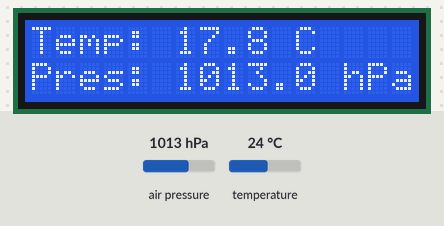
Bench run of a program on a simulated ESP32. Parts: 16×2 character LCD. The inputs (shaded band) are chosen by the test bench; at power-on: air pressure 1013 hPa, temperature 24 °C. What the program prints to the serial monitor is not drawn.

Above: at 1.8 s.
1.9 s: air pressure set to 952 hPa
At 3.2 s:
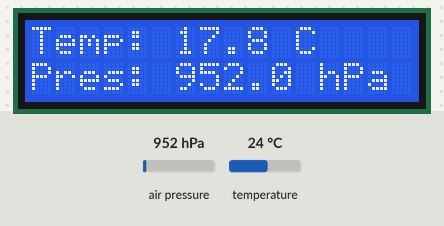
3.5 s: temperature set to 12 °C
At 4.6 s:
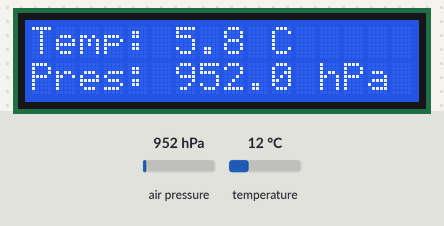
5.5 s: air pressure set to 975 hPa
At 7.2 s:
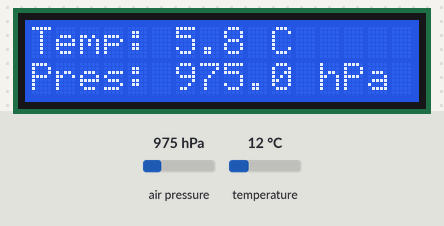
7.5 s: temperature set to 19 °C
At 8.9 s:
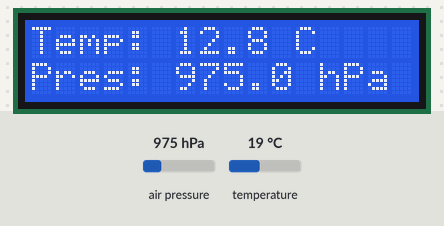
Timing chart, 0 to 10.5 s (numbered marks = the images above; inputs shaded):
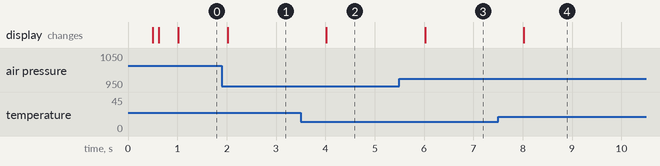

Measured:
- after the input at 1.9 s, the display: changes after 0.12 s (image 1)
- after the input at 3.5 s, the display: changes after 0.52 s (image 2)
- after the input at 5.5 s, the display: changes after 0.52 s (image 3)
- after the input at 7.5 s, the display: changes after 0.52 s (image 4)

The program:

main.cpp
```cpp
#include <Arduino.h>
#include <Wire.h>
#include <SPI.h>
#include <LiquidCrystal_I2C.h>
#include <Adafruit_BMP280.h>

// Configuración de Pines SPI para el BMP280
#define BMP_SCK  18
#define BMP_MISO 19
#define BMP_MOSI 23
#define BMP_CS   5

// Dirección I2C del LCD (0x27)
LiquidCrystal_I2C lcd(0x27, 16, 2);
Adafruit_BMP280 bmp(BMP_CS);

// Ajuste de calibración para Manizales
const float OFFSET_TEMP = 6.25;
unsigned long previoMillis = 0;
const long intervalo = 1000;

void setup() {
  Serial.begin(115200);
  delay(500);

  // 1. Inicialización de I2C estabilizado
  Wire.begin(21, 22);
  Wire.setClock(50000); // 50 kHz para evitar ruido en pantalla

  // 2. Configuración inicial del LCD
  lcd.init();
  delay(50);
  lcd.backlight();
  lcd.clear();

  // Imprimir etiquetas estáticas una sola vez
  lcd.setCursor(0, 0);
  lcd.print("Temp:");
  lcd.setCursor(0, 1);
  lcd.print("Pres:");

  // 3. Inicialización de SPI Hardware para BMP280
  SPI.begin(BMP_SCK, BMP_MISO, BMP_MOSI, BMP_CS);

  if (!bmp.begin()) {
    Serial.println("Error: No se encontro el sensor BMP280 mediante SPI.");
    lcd.setCursor(6, 0);
    lcd.print("Error SPI!");
    while (1);
  }

  // Configuración de muestreo adecuada para altitud
  bmp.setSampling(Adafruit_BMP280::MODE_NORMAL,
                  Adafruit_BMP280::SAMPLING_X2,
                  Adafruit_BMP280::SAMPLING_X16,
                  Adafruit_BMP280::FILTER_X16,
                  Adafruit_BMP280::STANDBY_MS_500);

  Serial.println("--- ESTACIÓN METEOROLÓGICA MANIZALES INICIADA ---");
}

void loop() {
  unsigned long actualMillis = millis();

  if (actualMillis - previoMillis >= intervalo) {
    previoMillis = actualMillis;

    // Lectura y calibración
    float tempCalibrada = bmp.readTemperature() - OFFSET_TEMP;
    float presAbsolutaHpa = bmp.readPressure() / 100.0F;

    // Actualizar únicamente los valores en el LCD (evita parpadeo)
    lcd.setCursor(6, 0);
    lcd.print(tempCalibrada, 1);
    lcd.print(" C   ");

    lcd.setCursor(6, 1);
    lcd.print(presAbsolutaHpa, 1);
    lcd.print(" hPa ");

    // Salida Serial
    Serial.print("Temp: ");
    Serial.print(tempCalibrada, 1);
    Serial.print(" °C | Pres: ");
    Serial.print(presAbsolutaHpa, 1);
    Serial.println(" hPa");
  }
}
```
